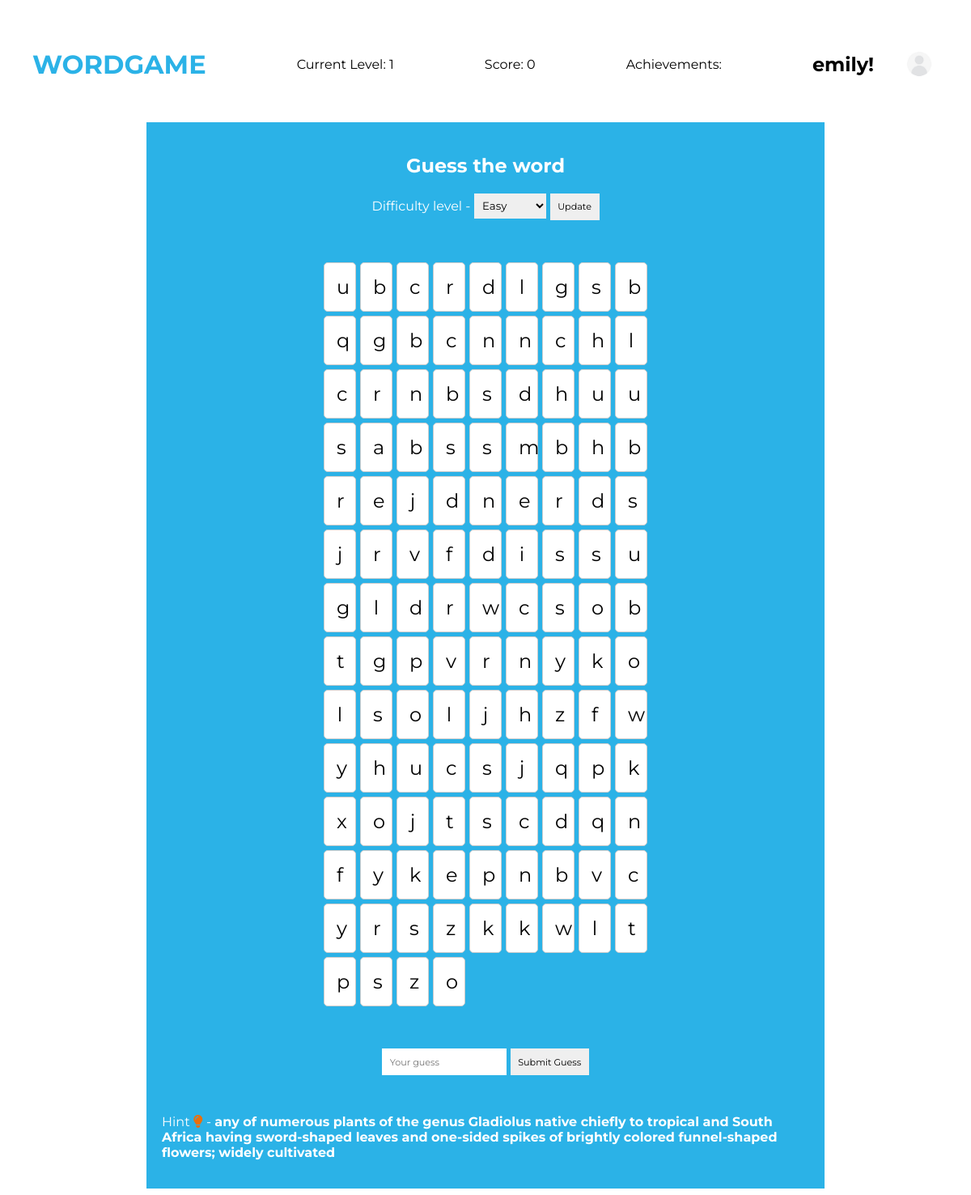
The app's page /game/play/ (signed in) with its own data.
### users/models.py (models this page shows, shortened)
class CustomUser(AbstractUser):
    current_level = models.IntegerField(default=1)  # Tracks the current level user is on
    total_score = models.IntegerField(default=0)  # Cumulative score
    achievements = models.ManyToManyField('gameplay.Achievement', related_name="users", blank=True)  # Proper ManyToMany relation for achievements
    profile_image = models.ImageField(upload_to='profile_images/', blank=True, null=True)

### gameplay/models.py (models this page shows, shortened)
class Word(models.Model):
    word = models.CharField(max_length=100, unique=True)
    definition = models.TextField()
    difficulty = models.IntegerField(default=1)

### gameplay/views.py (the view, shortened to what this page needs)
# urls.py: path('play/', views.play_game, name='play_game'),
@login_required
def play_game(request):
    selected_difficulty = request.GET.get('difficulty')
    if selected_difficulty is None:
        selected_difficulty = 1
    try:
        numeric_difficulty = int(selected_difficulty)
    except ValueError:
        return HttpResponse(f"Invalid difficulty level: {selected_difficulty}", status=400)
    game_level = GameLevel.objects.filter(difficulty=numeric_difficulty).first()
    if game_level is None:
        return HttpResponse("No game level found", status=404)
    words = Word.objects.filter(difficulty=numeric_difficulty)  # Use numeric directly
    score = request.session.get('score', 0)
    random_word = None
    result = None
    if 'current_word' in request.session:
        random_word = Word.objects.get(id=request.session['current_word'])
    else:
        random_word = random.choice(words)
        request.session['current_word'] = random_word.id
        request.session['attempts'] = 0
        request.session['streak'] = 0
        request.session['score'] = 0
    grid_size = determine_grid_size(random_word.word)
    grid = create_word_grid(grid_size, random_word.word)
    return render(request, 'gameplay/game.html', {
        'random_word': random_word,
        'grid': grid,
        'result': result,
        'score': score,
        'difficulty': numeric_difficulty,  # Use numeric directly
    })

### gameplay/views.py (called while the page is built)
def determine_grid_size(word):
    return max(len(word) + 2, 5)  # Ensure a minimum grid size of 5

### gameplay/templates/gameplay/game.html (shortened to what this page needs)
{% load static %}
<!DOCTYPE html>
<html lang="en">
<head>
</head>
<body>
    <nav>
        <h1><a href="{%url 'home' %}">WORDGAME</a></h1>
        <p>Current Level: {{ user.current_level }}</p>
        <p>Score: {{ score }}</p>
        <p>Achievements: </p>
        <div class="user">
            <h2>{{ user.username }}!</h2>
            {% if user.profile_image %}
                <img src="{{ user.profile_image.url }}" alt="Profile Picture" />
            {% else %}
                <img src="{% static 'images/default-profile.jpg' %}" alt="Default Profile Picture" />
            {% endif %}
        </div>
    </nav>
    <div class="game-content">
        <div class="game-container">
            <form method="GET" action="{% url 'play_game' %}">
                <h2>Guess the word</h2>
                <label for="difficulty">Difficulty level - </label>
                <select name="difficulty" id="difficulty" class="diff-box">
                    <option value="1" {% if difficulty == '1' %}selected{% endif %}>Easy</option>
                </select>
                <button type="submit">Update</button>
            </form>
            <div class="grid">
                {% for row in grid %}
                    {% for letter in row %}
                        <div class="grid-item">{{ letter }}</div>
                    {% endfor %}
                {% endfor %}
            </div>
            {% if random_word %}
                <form method="POST" class="game-form">
                    <input type="text" name="user_guess" placeholder="Your guess" required>
                    <button type="submit">Submit Guess</button>
                </form>
                <p class="hint">Hint <i class="fa-solid fa-lightbulb hint-bulb"></i> - <strong>{{ random_word.definition }}</strong></p>
            {% else %}
                <p>Please select a difficulty level to start the game.</p>
            {% endif %}
        </div>
    </div>
</body>
</html>

### gameplay/templates/gameplay/game.html (style rules this page uses)
* { transition: 0.3s ease all; }
body { font-family: "Montserrat", serif; }
nav { display: flex; align-items: center; justify-content: space-between; padding: 2rem; }
nav h1 a { color: #2bb2e7; font-size: 2rem; text-decoration: none; }
nav img { max-width: 3rem; }
nav .user { display: flex; align-items: center; gap: 2rem; }
i.hint-bulb { color: rgb(233, 112, 13); }
.game-content { width: 100%; display: flex; justify-content: center; align-items: center; }
.game-content .game-container { display: flex; flex-direction: column; align-items: center; gap: 2rem; width: 50rem; background-color: #2bb2e7; border: none; color: #fff; padding: 1.2rem; }
form { font-family: "Montserrat", serif; text-align: center; }
.game-form input, button { font-family: "Montserrat", serif; padding: 0.6rem; border: none; outline: none; color: #000000; font-size: 0.7rem; }
.diff-box { font-family: "Montserrat", serif; padding: 0.4rem; border: none; outline: none; }
.grid { display: grid; grid-template-columns: repeat(auto-fill, minmax(40px, 1fr)); gap: 5px; margin: 20px auto; max-width: 400px; }
.grid-item { background-color: #fff; color: #000000; border: 1px solid #ccc; border-radius: 5px; padding: 15px; font-size: 1.5em; text-align: center; transition: background-color 0.3s; }

### records on screen
CustomUser: current_level "1", username "emily"
Word: definition "any of numerous plants of the genus Gladiolus native chiefly to tropical and South Africa having sword-shaped leaves and one-sided spikes of brightly colored funnel-shaped flowers; widely cultivated"

### other values on screen
{{ score }} "0"
{{ letter }} "u" "b" "c" "r" "d" "l" "g" "s" "b" "q" "g" "b" "c" "n" "n" "c" "h" "l" "c" "r" "n" "b" "s" "d" "h" "u" "u" "s" "a" "b" "s" "s" "m" "b" "h" "b" "r" "e" "j" "d" "n" "e" "r" "d" "s" "j" "r" "v" "f" "d" "i" "s" "s" "u" "g" "l" "d" "r" "w" "c" "s" "o" "b" "t" "g" "p" "v" "r" "n" "y" "k" "o" "l" "s" "o" "l" "j" "h" "z" "f" "w" "y" "h" "u" "c" "s" "j" "q" "p" "k" "x" "o" "j" "t" "s" "c" "d" "q" "n" "f" "y" "k" "e" "p" "n" "b" "v" "c" "y" "r" "s" "z" "k" "k" "w" "l" "t" "p" "s" "z" "o"
